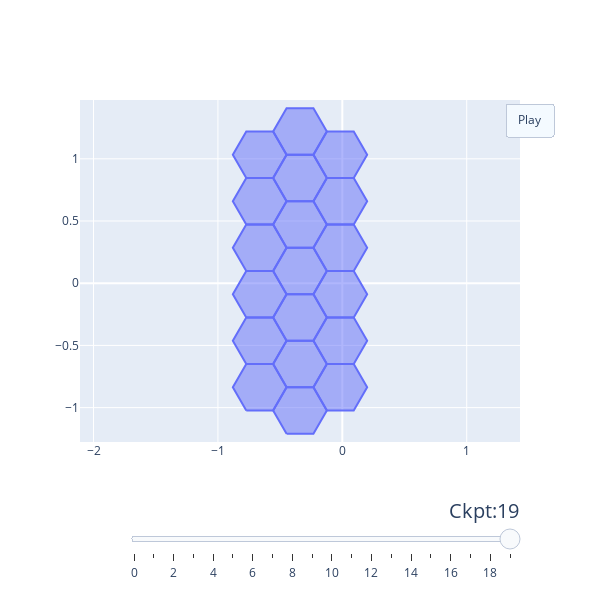

The code cell stored with this chart in its notebook:
### Code cell
ckpts_dir = "../scratch/"
tiss_ckpt_fps = []
for fn in sorted(os.listdir(ckpts_dir)):
    if fn.endswith(".json") and fn.startswith("res"):
        tiss_ckpt_fps.append(os.path.join(ckpts_dir, fn))
# tiss_ckpt_fns = sorted([fn for fn in os.listdir(ckpts_dir) if fn.endswith(".json") and fn.startswith("res")])

plot_cells.visualize.make_plotly_visualizer(
    tiss_ckpt_fps,
    # vertices_to_highlight=[0],
)

### Figure 1 — Plotly figure (JSON) as saved in the notebook; plotly's stock layout.template omitted (floating-point values rounded to 4 significant figures; data arrays with more than 128 entries replaced by an {"elided": "..."} marker saying what was removed)
{"data": [{"fill": "toself", "marker": {"color": {"elided": "133 str values"}, "size": 8}, "mode": "lines", "type": "scatter", "x": {"elided": "152 float values"}, "y": {"elided": "152 float values"}}], "layout": {"height": 600, "sliders": [{"active": 19, "currentvalue": {"font": {"size": 20}, "prefix": "Ckpt:", "visible": true, "xanchor": "right"}, "len": 0.9, "pad": {"b": 10, "t": 50}, "steps": [{"args": [[0], {"frame": {"duration": 100, "redraw": false}, "mode": "immediate", "transition": {"duration": 100}}], "label": "0", "method": "animate"}, {"args": [[1], {"frame": {"duration": 100, "redraw": false}, "mode": "immediate", "transition": {"duration": 100}}], "label": "1", "method": "animate"}, {"args": [[2], {"frame": {"duration": 100, "redraw": false}, "mode": "immediate", "transition": {"duration": 100}}], "label": "2", "method": "animate"}, {"args": [[3], {"frame": {"duration": 100, "redraw": false}, "mode": "immediate", "transition": {"duration": 100}}], "label": "3", "method": "animate"}, {"args": [[4], {"frame": {"duration": 100, "redraw": false}, "mode": "immediate", "transition": {"duration": 100}}], "label": "4", "method": "animate"}, {"args": [[5], {"frame": {"duration": 100, "redraw": false}, "mode": "immediate", "transition": {"duration": 100}}], "label": "5", "method": "animate"}, {"args": [[6], {"frame": {"duration": 100, "redraw": false}, "mode": "immediate", "transition": {"duration": 100}}], "label": "6", "method": "animate"}, {"args": [[7], {"frame": {"duration": 100, "redraw": false}, "mode": "immediate", "transition": {"duration": 100}}], "label": "7", "method": "animate"}, {"args": [[8], {"frame": {"duration": 100, "redraw": false}, "mode": "immediate", "transition": {"duration": 100}}], "label": "8", "method": "animate"}, {"args": [[9], {"frame": {"duration": 100, "redraw": false}, "mode": "immediate", "transition": {"duration": 100}}], "label": "9", "method": "animate"}, {"args": [[10], {"frame": {"duration": 100, "redraw": false}, "mode": "immediate", "transition": {"duration": 100}}], "label": "10", "method": "animate"}, {"args": [[11], {"frame": {"duration": 100, "redraw": false}, "mode": "immediate", "transition": {"duration": 100}}], "label": "11", "method": "animate"}, {"args": [[12], {"frame": {"duration": 100, "redraw": false}, "mode": "immediate", "transition": {"duration": 100}}], "label": "12", "method": "animate"}, {"args": [[13], {"frame": {"duration": 100, "redraw": false}, "mode": "immediate", "transition": {"duration": 100}}], "label": "13", "method": "animate"}, {"args": [[14], {"frame": {"duration": 100, "redraw": false}, "mode": "immediate", "transition": {"duration": 100}}], "label": "14", "method": "animate"}, {"args": [[15], {"frame": {"duration": 100, "redraw": false}, "mode": "immediate", "transition": {"duration": 100}}], "label": "15", "method": "animate"}, {"args": [[16], {"frame": {"duration": 100, "redraw": false}, "mode": "immediate", "transition": {"duration": 100}}], "label": "16", "method": "animate"}, {"args": [[17], {"frame": {"duration": 100, "redraw": false}, "mode": "immediate", "transition": {"duration": 100}}], "label": "17", "method": "animate"}, {"args": [[18], {"frame": {"duration": 100, "redraw": false}, "mode": "immediate", "transition": {"duration": 100}}], "label": "18", "method": "animate"}, {"args": [[19], {"frame": {"duration": 100, "redraw": false}, "mode": "immediate", "transition": {"duration": 100}}], "label": "19", "method": "animate"}], "transition": {"duration": 100, "easing": "cubic-in-out"}, "x": 0.1, "xanchor": "left", "y": 0, "yanchor": "top"}], "updatemenus": [{"active": 0, "buttons": [{"args": [null, {"frame": {"duration": 100, "redraw": false}, "mode": "immediate", "transition": {"duration": 100}}], "label": "Play", "method": "animate"}], "type": "buttons", "x": 1.075, "y": 0.99}], "width": 600, "xaxis": {"domain": [0, 1], "range": [-2.088, 1.408], "scaleanchor": "y", "scaleratio": 1, "type": "linear"}, "yaxis": {"domain": [0, 1], "range": [-1.276, 1.473], "type": "linear"}}}
